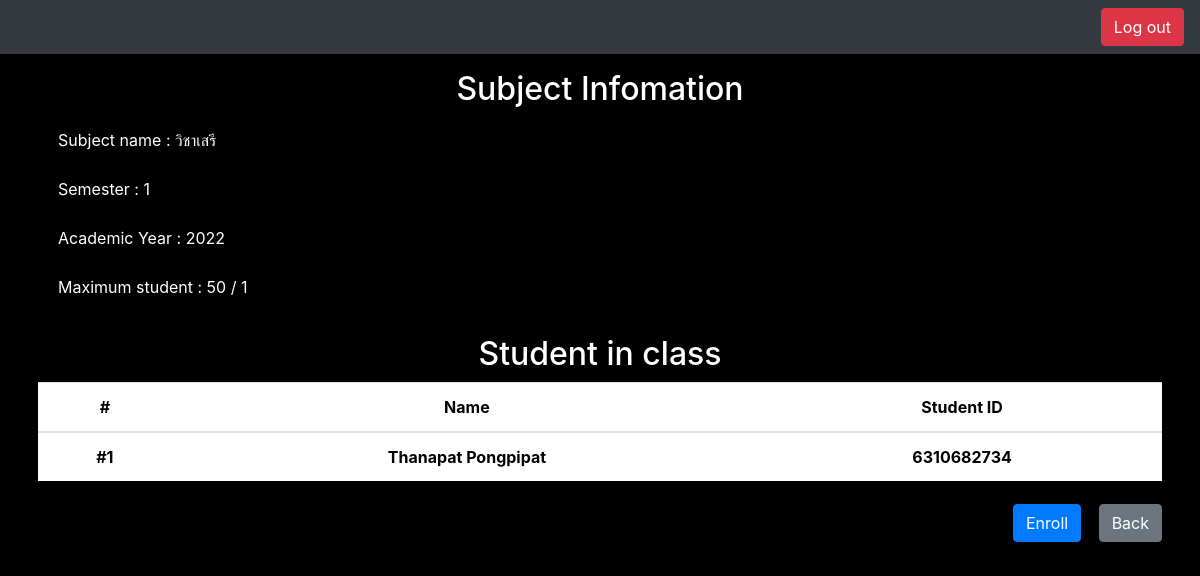
Page /bookingsubject/2 on the earlier database version.
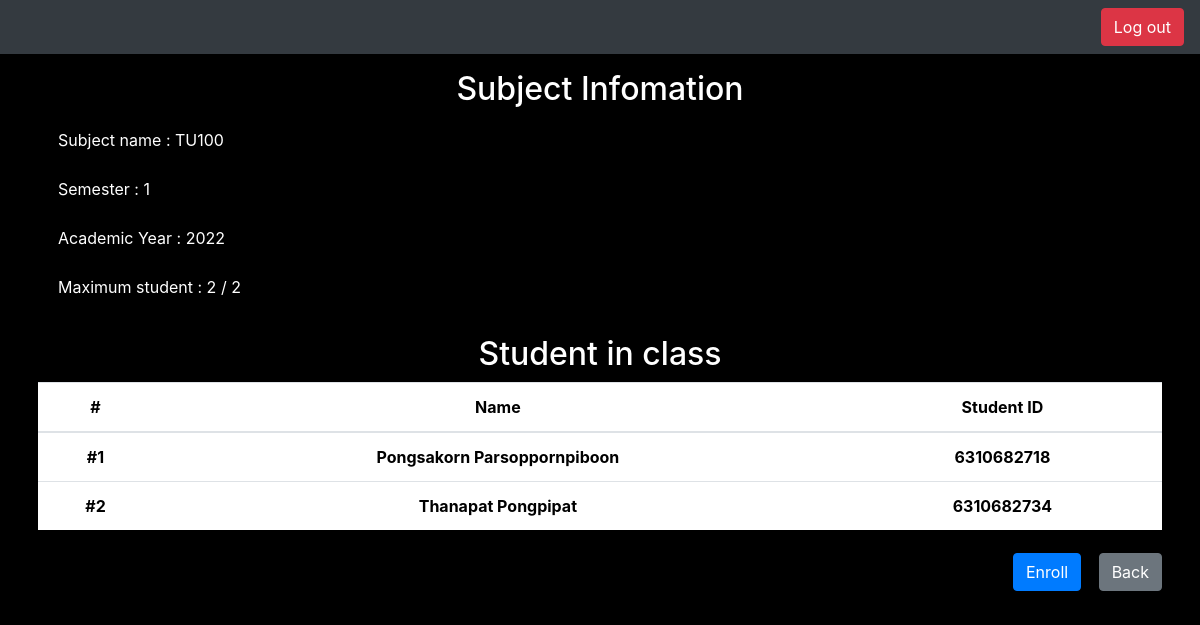
Same page on the later database version.
### bookingsubject/models.py (models this page shows, shortened)
class Subject(models.Model):
    code = models.CharField(max_length=3, unique=True)
    subject_name = models.CharField(max_length=15)
    semester = models.CharField(max_length=1)
    academic_year = models.IntegerField()
    amount = models.IntegerField()
    status = models.BooleanField()
    student = models.IntegerField(default=0)

class Enrollment(models.Model):
    user = models.ForeignKey(User, on_delete=models.CASCADE, to_field="id")
    subject = models.ForeignKey(Subject, on_delete=models.CASCADE, to_field="code")

### bookingsubject/views.py (the view)
# urls.py: path("<int:subject_id>", views.subject_info, name="subject_info"),
def subject_info(req, subject_id):
    try:
        subject = Subject.objects.get(id=subject_id)
        check_enroll = is_already_enroll(req.user.id, subject_id)
        enrollment_list = Enrollment.objects.filter(subject=subject)
        return render(req, "bookingsubject/subject_info.html", {"subject_data": subject, "enrolls": enrollment_list, "is_already_enroll": check_enroll})
    except Exception as e:
        print("Error : ", e)
        return index(req, {"status": False, "message": "Something went wrong"})

### bookingsubject/views.py (called while the page is built)
def is_already_enroll(user_id, subject_id=None):
    try:
        user_data = User.objects.get(id=user_id)
        if (subject_id == None):
            enroll = Enrollment.objects.get(user=user_data)
            return True
        else:
            subject_data = Subject.objects.get(id=subject_id)
            print(subject_data)
            enroll = Enrollment.objects.get(
                user=user_data, subject=subject_data)
            return True
    except:
        return False

### bookingsubject/templates/bookingsubject/subject_info.html (shortened to what this page needs)
{% extends 'bookingsubject/layout.html' %} {% block body %}
<div style="color: white">
  <h2 class="text-white text-center">Subject Infomation</h2>
  <div class="info-body">
    <ul class="list-group list-group-flush text-white mb-4">
      <li class="list-group-item bg-transparent">
        Subject name : {{ subject_data.subject_name }}
      </li>
      <li class="list-group-item bg-transparent">
        Semester : {{ subject_data.semester }}
      </li>
      <li class="list-group-item bg-transparent">
        Academic Year : {{ subject_data.academic_year }}
      </li>
      <li class="list-group-item bg-transparent">
        Maximum student : {{ subject_data.amount }} / {{ enrolls.count }}
      </li>
    </ul>
  </div>
  <h2 class="text-white text-center">Student in class</h2>
  <div class="student-list mt-2 bg-white">
    <table class="table table-hover text-center">
      <thead>
        <tr class="sub-text">
          <th scope="col">#</th>
          <th scope="col">Name</th>
          <th scope="col">Student ID</th>
        </tr>
      </thead>
      <tbody>
        {% for enroll in enrolls %}
        <tr>
          <th scope="row" class="sub-text align-middle">#{{ forloop.counter }}</th>
          <th scope="row" class="sub-text align-middle">
            {{ enroll.user.first_name }} {{ enroll.user.last_name }}
          </th>
          <th scope="row" class="sub-text align-middle">
            {{ enroll.user.username}}
          </th>
        </tr>
        {% empty %}
        <tr class="text-dark">
          <th colspan="3"><i>No data</th>
        </tr>
        {% endfor %}
      </tbody>
    </table>
  </div>
  <div class="section-action mt-2 left-0">
    <div class="flex float-right">
      {% if is_already_enroll == False %}
      <form class="btn" action="{% url 'enroll_subject' subject_data.id request.user.id  %}" method="post">
        {% if request.user.is_superuser == False %}
        <button type="submit" class="btn btn-primary">Enroll</button>
        {% endif %}
      </form>
      {% endif %}
      <a class="btn btn-secondary" href="{% url 'booking_index' %}">Back</a>
    </div>
  </div>
</div>
{% endblock %}

### bookingsubject/templates/bookingsubject/layout.html (shortened to what this page needs)
<!DOCTYPE html>
<html lang="en">
  <head>
    {% load static %}
    <link
      rel="stylesheet"
      href="https://cdn.jsdelivr.net/npm/bootstrap@4.3.1/dist/css/bootstrap.min.css"
    />
    <link rel="stylesheet" href="{% static 'bookingsubject/style.css' %}" />
    {% if request.resolver_match.url_name != 'login' and request.resolver_match.url_name != 'logout' and request.resolver_match.url_name != 'register' %}
    <nav class="navbar navbar-expand-lg navbar-dark bg-dark">
      <div class="collapse navbar-collapse" id="navbarSupportedContent">
        <ul class="navbar-nav mr-auto">
          <li class="nav-item active">
            <a class="nav-link mt-1">{{request.user.username}} <span class="sr-only">(current)</span></a>
          </li>
        </ul>
        <form class="form-inline my-2 my-lg-0">
          <a class="btn btn-danger float-right right-0" id="logout" href="{% url 'logout' %}">Log out</a>
        </form>
      </div>
    </nav>
    {% endif %}
  </head>
  <body>
    <div class="container p-2 mt-2">{% block body %} {% endblock %}</div>
  </body>
</html>

### bookingsubject/static/bookingsubject/style.css (style rules this page uses)
body { background-color: black; color: white; }
.sub-text { color: black }

Differences in the rows shown:
changed Subject: subject_name "วิชาเสรี" → "TU100"; amount "50" → "2"
added Enrollment: user.first_name "Pongsakorn", user.last_name "Parsoppornpiboon", user.username "6310682718"
Other differences:
{{ enrolls.count }}: "1" → "2"
